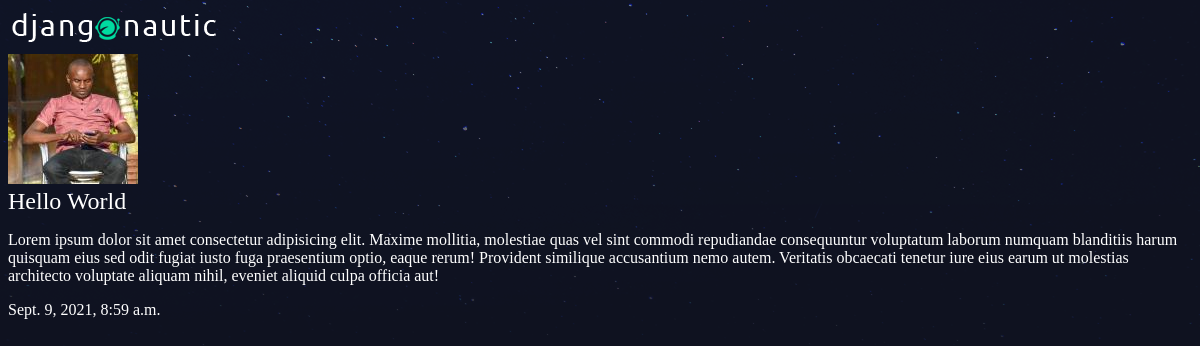
Screenshot of /articles/hello-slug with the database file from the repository.
### articles/models.py (models this page shows, shortened)
class Article(models.Model):
    title = models.CharField(max_length=100)
    slug = models.SlugField()
    body = models.TextField()
    date = models.DateTimeField(auto_now_add=True)
    thumb = models.ImageField(default='default.png', blank=True)

### articles/views.py (the view)
# urls.py: path('articles/<slug>', views.article_detail, name="detail"),
def article_detail(request, slug):
    article = Article.objects.get(slug=slug)
    return render(request, 'articles/article_detail.html', {'article': article})

### articles/templates/articles/article_detail.html
{% extends 'base_layout.html' %}
{% block content %}
<div class="article-detail">
    <div class="article">
        <img src="{{ article.thumb.url }}" alt="thumb">
        <h2>{{ article.title }}</h2>
        <p>{{ article.body }}</p>
        <p>{{ article.date }}</p>
    </div>
</div>
{% endblock content %}

### assets/style.css (style rules this page uses)
body { background-color: #0f121f; background-image: url('stars.png'); background-repeat-y: no-repeat; color: #fff; }
body * { font-family: Ubuntu; }
h1, h2, h3, h4, h5 { font-weight: normal; margin: 0; }

### rows the page displays
Article: thumb (picture), title "Hello World", body "Lorem ipsum dolor sit amet consectetur adipisicing elit. Maxime mollitia, molestiae quas vel sint commodi repudiandae consequuntur voluptatum laborum numquam blanditiis harum quisquam eius sed odit fugiat iusto fuga praesentium optio, eaque rerum! Provident similique accusantium nemo autem. Veritatis obcaecati tenetur iure eius earum ut molestias architecto voluptate aliquam nihil, eveniet aliquid culpa officia aut!", date "Sept. 9, 2021, 8:59 a.m."
